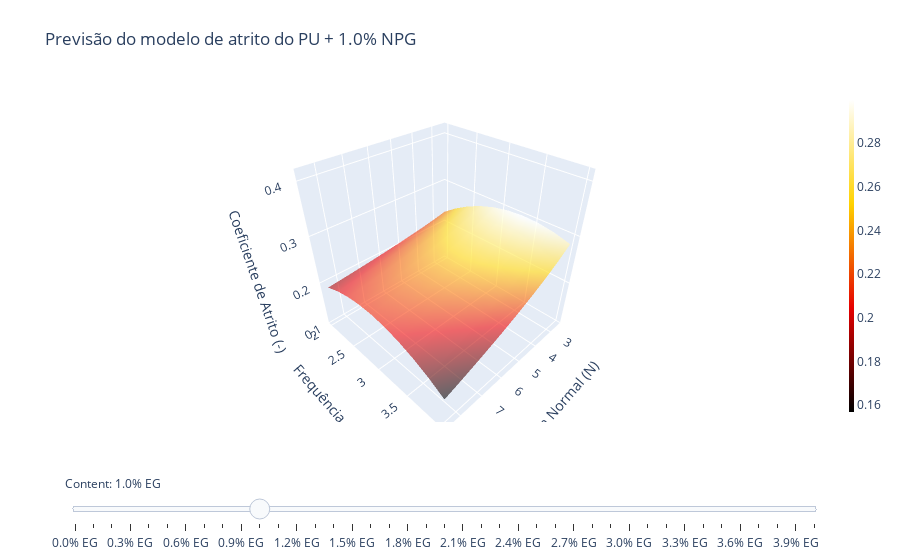

The cell this chart's notebook holds for it:
### Code cell
fig = go.Figure()

for e_slider in np.arange(0,4.1,0.1): 
    fig.add_trace(go.Surface(z=answer2d2(e_slider,Fr,Fo,b2),
                              x=Ff,
                              y=ff,
                              opacity=0.6,
                              name='PU+{:.1f}%EG'.format(e_slider),
                              coloraxis = 'coloraxis',
                              colorbar = dict(thickness=5),
                              visible = False
                              ))
fig.data[10].visible = True
steps = []
for i in range(len(fig.data)):
    step = dict(
        method="update",
        label = '{:.1f}% EG'.format(i/10),
        args=[{"visible": [False] * len(fig.data)}, 
              
              {"title": "Previsão do modelo de atrito do PU + {:.1f}% NPG".format(i/10)}],  # layout attribute
    )
    step["args"][0]["visible"][i] = True  # Toggle i'th trace to "visible"
    steps.append(step)

sliders = [dict(
    active=10,
    currentvalue={"prefix": "Content: "},
    pad={"t": 50},
    steps=steps
)]

fig.update_layout(sliders=sliders,
                  coloraxis = dict(colorscale = 'hot',
                                   colorbar = dict(thickness = 5)
                                  ),
                  title='Previsão do modelo de atrito do PU + 1.0% NPG',
                  margin=dict(l=65, r=50, b=65, t=90),
                  scene = dict(xaxis_title = 'Força Normal (N)',
                               yaxis_title = 'Frequência (Hz)',
                               zaxis_title = 'Coeficiente de Atrito (-)'),
                  showlegend=True,
                  legend=dict(yanchor="top",
                              y=0.95,
                              xanchor="left",
                              x=0.05),
                  scene_zaxis=dict(range=[0.1, 0.42]),
                  scene_xaxis=dict(showspikes = False),
                  scene_yaxis=dict(showspikes = False),
                  autosize = True,
                  #width=1000,
                  #height=1000,
                  )
# with open(outputfile, 'a') as f:
#     f.write(fig.to_html(full_html=False, include_plotlyjs='cdn'))
